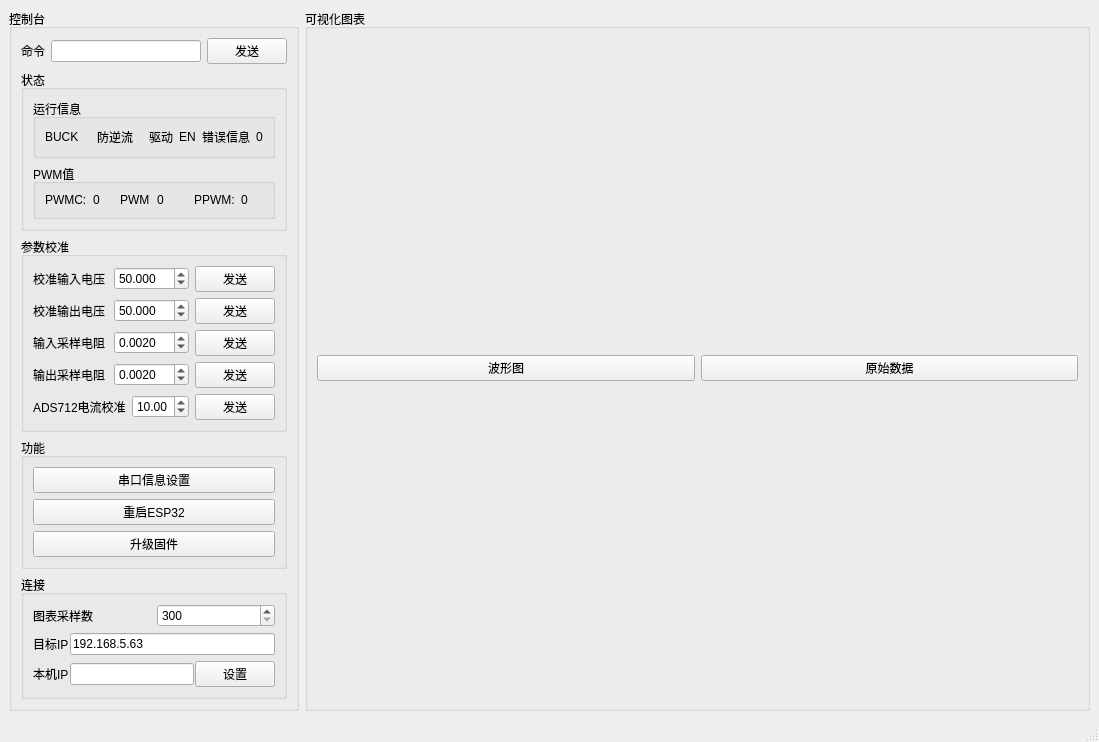
<?xml version="1.0" encoding="UTF-8"?>
<ui version="4.0" idbasedtr="true">
 <class>MainWindow</class>
 <widget class="QMainWindow" name="MainWindow">
  <property name="geometry">
   <rect>
    <x>0</x>
    <y>0</y>
    <width>1099</width>
    <height>681</height>
   </rect>
  </property>
  <property name="windowTitle">
   <string>MainWindow</string>
  </property>
  <widget class="QWidget" name="centralwidget">
   <layout class="QFormLayout" name="formLayout">
    <item row="0" column="0">
     <widget class="QGroupBox" name="groupBox_3">
      <property name="title">
       <string>控制台</string>
      </property>
      <layout class="QGridLayout" name="gridLayout_2">
       <item row="0" column="0">
        <layout class="QHBoxLayout" name="horizontalLayout_1">
         <item>
          <widget class="QLabel" name="label_10">
           <property name="text">
            <string>命令</string>
           </property>
          </widget>
         </item>
         <item>
          <widget class="QLineEdit" name="wifi_command_lineEdit_1"/>
         </item>
         <item>
          <widget class="QPushButton" name="wifi_command_pushButton_1">
           <property name="text">
            <string>发送</string>
           </property>
          </widget>
         </item>
        </layout>
       </item>
       <item row="1" column="0">
        <widget class="QGroupBox" name="groupBox_5">
         <property name="title">
          <string>状态</string>
         </property>
         <layout class="QVBoxLayout" name="verticalLayout_2">
          <item>
           <widget class="QGroupBox" name="groupBox_8">
            <property name="title">
             <string>运行信息</string>
            </property>
            <layout class="QGridLayout" name="gridLayout_10">
             <item row="0" column="0">
              <widget class="QLabel" name="label_6">
               <property name="text">
                <string>BUCK</string>
               </property>
              </widget>
             </item>
             <item row="0" column="1">
              <widget class="QLabel" name="label_9">
               <property name="text">
                <string>防逆流</string>
               </property>
              </widget>
             </item>
             <item row="0" column="2">
              <layout class="QHBoxLayout" name="horizontalLayout_6">
               <item>
                <widget class="QLabel" name="label">
                 <property name="text">
                  <string>驱动</string>
                 </property>
                </widget>
               </item>
               <item>
                <widget class="QLabel" name="label_3">
                 <property name="text">
                  <string>EN</string>
                 </property>
                </widget>
               </item>
              </layout>
             </item>
             <item row="0" column="3">
              <layout class="QHBoxLayout" name="horizontalLayout_7">
               <item>
                <widget class="QLabel" name="label_7">
                 <property name="text">
                  <string>错误信息</string>
                 </property>
                </widget>
               </item>
               <item>
                <widget class="QLabel" name="label_8">
                 <property name="text">
                  <string>0</string>
                 </property>
                </widget>
               </item>
              </layout>
             </item>
            </layout>
           </widget>
          </item>
          <item>
           <widget class="QGroupBox" name="groupBox_7">
            <property name="title">
             <string>PWM值</string>
            </property>
            <layout class="QGridLayout" name="gridLayout_9">
             <item row="0" column="0">
              <layout class="QHBoxLayout" name="horizontalLayout_2">
               <item>
                <widget class="QLabel" name="label_5">
                 <property name="text">
                  <string>PWMC:</string>
                 </property>
                </widget>
               </item>
               <item>
                <widget class="QLabel" name="pwmc_label">
                 <property name="text">
                  <string>0</string>
                 </property>
                </widget>
               </item>
              </layout>
             </item>
             <item row="0" column="1">
              <layout class="QHBoxLayout" name="horizontalLayout_4">
               <item>
                <widget class="QLabel" name="label_2">
                 <property name="text">
                  <string>PWM</string>
                 </property>
                </widget>
               </item>
               <item>
                <widget class="QLabel" name="pwm_label">
                 <property name="text">
                  <string>0</string>
                 </property>
                </widget>
               </item>
              </layout>
             </item>
             <item row="0" column="2">
              <layout class="QHBoxLayout" name="horizontalLayout_3">
               <item>
                <widget class="QLabel" name="label_4">
                 <property name="text">
                  <string>PPWM:</string>
                 </property>
                </widget>
               </item>
               <item>
                <widget class="QLabel" name="ppwm_label">
                 <property name="text">
                  <string>0</string>
                 </property>
                </widget>
               </item>
              </layout>
             </item>
            </layout>
           </widget>
          </item>
         </layout>
        </widget>
       </item>
       <item row="5" column="0">
        <widget class="QGroupBox" name="groupBox_6">
         <property name="title">
          <string>连接</string>
         </property>
         <layout class="QGridLayout" name="gridLayout_7">
          <item row="1" column="0">
           <layout class="QHBoxLayout" name="horizontalLayout_10">
            <property name="spacing">
             <number>1</number>
            </property>
            <item>
             <widget class="QLabel" name="label_11">
              <property name="text">
               <string>目标IP</string>
              </property>
             </widget>
            </item>
            <item>
             <widget class="QLineEdit" name="wifi_IP_lineEdit_3">
              <property name="text">
               <string>192.168.5.63</string>
              </property>
             </widget>
            </item>
           </layout>
          </item>
          <item row="2" column="0">
           <layout class="QHBoxLayout" name="horizontalLayout">
            <property name="spacing">
             <number>1</number>
            </property>
            <item>
             <widget class="QLabel" name="label_12">
              <property name="text">
               <string>本机IP</string>
              </property>
             </widget>
            </item>
            <item>
             <widget class="QLineEdit" name="wifi_IP_lineEdit">
              <property name="text">
               <string/>
              </property>
             </widget>
            </item>
            <item>
             <widget class="QPushButton" name="wifi_config_pushButton">
              <property name="text">
               <string>设置</string>
              </property>
             </widget>
            </item>
           </layout>
          </item>
          <item row="0" column="0">
           <layout class="QHBoxLayout" name="horizontalLayout_21">
            <item>
             <widget class="QLabel" name="label_20">
              <property name="text">
               <string>图表采样数</string>
              </property>
             </widget>
            </item>
            <item>
             <widget class="QDoubleSpinBox" name="SAMPLE_doubleSpinBox">
              <property name="decimals">
               <number>0</number>
              </property>
              <property name="minimum">
               <double>300.000000000000000</double>
              </property>
              <property name="maximum">
               <double>10000.000000000000000</double>
              </property>
              <property name="singleStep">
               <double>100.000000000000000</double>
              </property>
              <property name="stepType">
               <enum>QAbstractSpinBox::AdaptiveDecimalStepType</enum>
              </property>
              <property name="value">
               <double>300.000000000000000</double>
              </property>
             </widget>
            </item>
           </layout>
          </item>
         </layout>
        </widget>
       </item>
       <item row="3" column="0">
        <widget class="QGroupBox" name="groupBox_4">
         <property name="title">
          <string>参数校准</string>
         </property>
         <layout class="QGridLayout" name="gridLayout_5">
          <item row="4" column="0">
           <layout class="QHBoxLayout" name="horizontalLayout_20">
            <item>
             <widget class="QLabel" name="label_19">
              <property name="text">
               <string>ADS712电流校准</string>
              </property>
             </widget>
            </item>
            <item>
             <widget class="QDoubleSpinBox" name="INCD_doubleSpinBox">
              <property name="singleStep">
               <double>0.500000000000000</double>
              </property>
              <property name="value">
               <double>10.000000000000000</double>
              </property>
             </widget>
            </item>
            <item>
             <widget class="QPushButton" name="INCD_pushButton">
              <property name="text">
               <string>发送</string>
              </property>
             </widget>
            </item>
           </layout>
          </item>
          <item row="2" column="0">
           <layout class="QHBoxLayout" name="horizontalLayout_18">
            <item>
             <widget class="QLabel" name="label_17">
              <property name="text">
               <string>输入采样电阻</string>
              </property>
             </widget>
            </item>
            <item>
             <widget class="QDoubleSpinBox" name="RNFA_doubleSpinBox">
              <property name="decimals">
               <number>4</number>
              </property>
              <property name="maximum">
               <double>1.000000000000000</double>
              </property>
              <property name="singleStep">
               <double>0.001000000000000</double>
              </property>
              <property name="value">
               <double>0.002000000000000</double>
              </property>
             </widget>
            </item>
            <item>
             <widget class="QPushButton" name="RNFA_pushButton">
              <property name="text">
               <string>发送</string>
              </property>
             </widget>
            </item>
           </layout>
          </item>
          <item row="0" column="0">
           <layout class="QHBoxLayout" name="horizontalLayout_17">
            <item>
             <widget class="QLabel" name="label_16">
              <property name="text">
               <string>校准输入电压</string>
              </property>
             </widget>
            </item>
            <item>
             <widget class="QDoubleSpinBox" name="INVD_doubleSpinBox">
              <property name="decimals">
               <number>3</number>
              </property>
              <property name="maximum">
               <double>120.000000000000000</double>
              </property>
              <property name="singleStep">
               <double>0.500000000000000</double>
              </property>
              <property name="value">
               <double>50.000000000000000</double>
              </property>
             </widget>
            </item>
            <item>
             <widget class="QPushButton" name="INVD_pushButton">
              <property name="text">
               <string>发送</string>
              </property>
             </widget>
            </item>
           </layout>
          </item>
          <item row="3" column="0">
           <layout class="QHBoxLayout" name="horizontalLayout_19">
            <item>
             <widget class="QLabel" name="label_18">
              <property name="text">
               <string>输出采样电阻</string>
              </property>
             </widget>
            </item>
            <item>
             <widget class="QDoubleSpinBox" name="RNFB_doubleSpinBox">
              <property name="decimals">
               <number>4</number>
              </property>
              <property name="maximum">
               <double>1.000000000000000</double>
              </property>
              <property name="singleStep">
               <double>0.001000000000000</double>
              </property>
              <property name="value">
               <double>0.002000000000000</double>
              </property>
             </widget>
            </item>
            <item>
             <widget class="QPushButton" name="RNFB_pushButton">
              <property name="text">
               <string>发送</string>
              </property>
             </widget>
            </item>
           </layout>
          </item>
          <item row="1" column="0">
           <layout class="QHBoxLayout" name="horizontalLayout_16">
            <item>
             <widget class="QLabel" name="label_15">
              <property name="text">
               <string>校准输出电压</string>
              </property>
             </widget>
            </item>
            <item>
             <widget class="QDoubleSpinBox" name="OUTVD_doubleSpinBox">
              <property name="decimals">
               <number>3</number>
              </property>
              <property name="singleStep">
               <double>0.100000000000000</double>
              </property>
              <property name="value">
               <double>50.000000000000000</double>
              </property>
             </widget>
            </item>
            <item>
             <widget class="QPushButton" name="OUTVD_pushButton">
              <property name="text">
               <string>发送</string>
              </property>
             </widget>
            </item>
           </layout>
          </item>
         </layout>
        </widget>
       </item>
       <item row="4" column="0">
        <widget class="QGroupBox" name="groupBox_9">
         <property name="title">
          <string>功能</string>
         </property>
         <layout class="QGridLayout" name="gridLayout_11">
          <item row="1" column="2">
           <widget class="QPushButton" name="SERIAL_pushButton">
            <property name="text">
             <string>串口信息设置</string>
            </property>
           </widget>
          </item>
          <item row="2" column="2">
           <widget class="QPushButton" name="ESPRESTART_pushButton">
            <property name="text">
             <string>重启ESP32</string>
            </property>
           </widget>
          </item>
          <item row="3" column="2">
           <widget class="QPushButton" name="FWUPDATE_pushButton">
            <property name="text">
             <string>升级固件</string>
            </property>
           </widget>
          </item>
         </layout>
        </widget>
       </item>
      </layout>
     </widget>
    </item>
    <item row="0" column="1">
     <widget class="QGroupBox" name="groupBox_2">
      <property name="title">
       <string>可视化图表</string>
      </property>
      <layout class="QGridLayout" name="gridLayout_4">
       <item row="0" column="0">
        <layout class="QGridLayout" name="gridLayout_6">
         <item row="0" column="1">
          <widget class="QPushButton" name="raw_pushButton">
           <property name="text">
            <string>原始数据</string>
           </property>
          </widget>
         </item>
         <item row="0" column="0">
          <widget class="QPushButton" name="wave_pushButton">
           <property name="text">
            <string>波形图</string>
           </property>
          </widget>
         </item>
        </layout>
       </item>
       <item row="2" column="0">
        <layout class="QHBoxLayout" name="tool_layout"/>
       </item>
       <item row="1" column="0">
        <layout class="QGridLayout" name="gridLayout"/>
       </item>
      </layout>
     </widget>
    </item>
   </layout>
  </widget>
  <widget class="QMenuBar" name="menubar">
   <property name="geometry">
    <rect>
     <x>0</x>
     <y>0</y>
     <width>1099</width>
     <height>23</height>
    </rect>
   </property>
  </widget>
  <widget class="QStatusBar" name="statusbar"/>
 </widget>
 <resources/>
 <connections/>
</ui>
